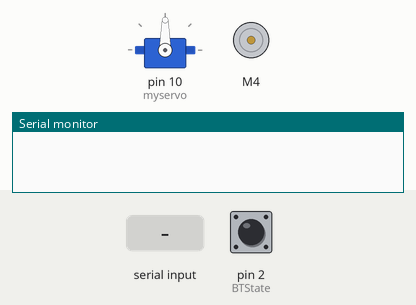
Bench run of a sketch on a simulated Arduino Uno, built with avr-gcc and run on an emulated ATmega328P. Parts: servo, DC motor (green arrow = forward, orange = backward, longer = faster), the last lines printed to the serial monitor. The inputs (shaded band) are chosen by the test bench; at power-on: pin 2 (BTState) HIGH.

Above: at 1.2 s.
1.3 s: byte 82 ('R') received over Serial
At 1.6 s:
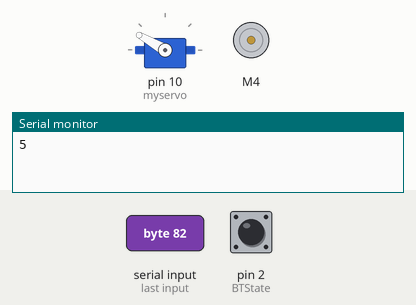
2.8 s: "F" received over Serial
At 4.0 s:
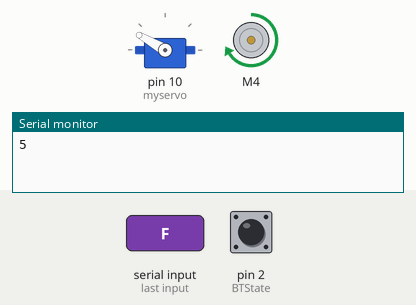
4.3 s: byte 74 ('J') received over Serial
At 5.1 s:
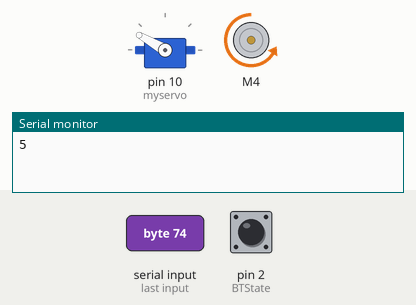
5.8 s: byte 76 ('L') received over Serial
At 6.2 s:
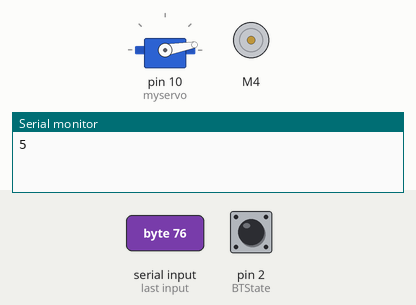
7.3 s: "G" received over Serial
At 8.5 s:
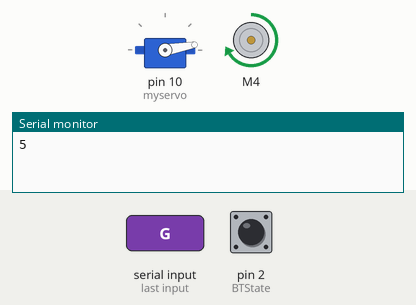
8.8 s: "B" received over Serial
At 9.7 s:
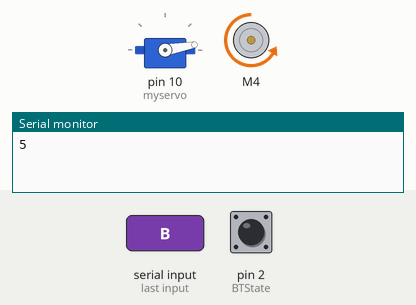
Timing chart, 0 to 11.3 s (numbered marks = the images above; inputs shaded):
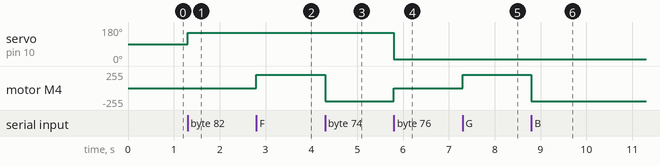

Measured:
- after the input at 1.3 s, servo on pin 10 (myservo): 90° → 150° at once
- after the input at 2.8 s, motor M4: stopped → forward 200/255 at once
- after the input at 4.3 s, motor M4: forward 200/255 → backward 200/255 at once
- after the input at 5.8 s, servo on pin 10 (myservo): 150° → 10° at once; motor M4: backward 200/255 → stopped at once
- after the input at 7.3 s, motor M4: stopped → forward 200/255 at once
- after the input at 8.8 s, motor M4: forward 200/255 → backward 200/255 at once

The sketch:

sketch_jun30a.ino
```cpp
#include <AFMotor.h>
#include <Servo.h>

// L293 Connection

// Bluetooth (HC-06 JY-MCU) State pin on pin 2 of Arduino
const int BTState = 2;
// Calculate Battery Level
const float maxBattery = 8.0; // Change value to your max battery voltage level!
int perVolt;                  // Percentage variable
float voltage = 0.0;          // Read battery voltage
int level;
// Use it to make a delay... without delay() function!
long previousMillis =
    -1000 * 10; // -1000*10=-10sec. to read the first value. If you use 0 then
                // you will take the first value after 10sec.
long interval = 1000 * 10; // interval at which to read battery voltage, change
                           // it if you want! (10*1000=10sec)
unsigned long currentMillis; // unsigned long currentMillis;
// Useful Variables
int i = 0;
int j = 0;
int state;
int vSpeed = 200; // Default speed, from 0 to 255
AF_DCMotor motor1(4);
Servo myservo; // create servo object to control a servo
int pos = 90;  // variable to store the servo position

void setup() {
  // Set pins as outputs:

  myservo.attach(10);

  // Initialize serial communication at 9600 bits per second:
  Serial.begin(9600);
}

void loop() {
  // Stop car when connection lost or bluetooth disconnected
  if (digitalRead(BTState) == LOW) {
    state = 'S';
  }

  // Save income data to variable 'state'
  if (Serial.available() > 0) {
    state = Serial.read();
  }

  // Change speed if state is equal from 0 to 4. Values must be from 0 to 255
  // (PWM)
  if (state == '0') {
    vSpeed = 0;
  } else if (state == '1') {
    vSpeed = 100;
  } else if (state == '2') {
    vSpeed = 180;
  } else if (state == '3') {
    vSpeed = 200;
  } else if (state == '4') {
    vSpeed = 255;
  }

  /***********************Forward****************************/
  // If state is equal with letter 'F', car will go forward!
  if (state == 'F') {
    motor1.run(FORWARD);
    motor1.setSpeed(vSpeed);

  }
  /**********************Forward Left************************/
  // If state is equal with letter 'G', car will go forward left
  else if (state == 'G') {
    motor1.run(FORWARD);
    motor1.setSpeed(vSpeed);
    myservo.write(10);
  }
  /**********************Forward Right************************/
  // If state is equal with letter 'I', car will go forward right
  else if (state == 'I') {
    motor1.run(FORWARD);
    motor1.setSpeed(vSpeed);
    myservo.write(150);
  }
  /***********************Backward****************************/
  // If state is equal with letter 'B', car will go backward
  else if (state == 'B') {
    motor1.run(BACKWARD);
    motor1.setSpeed(vSpeed);

  }
  /**********************Backward Left************************/
  // If state is equal with letter 'H', car will go backward left
  else if (state == 'H') {
    motor1.run(BACKWARD);
    motor1.setSpeed(vSpeed);
    myservo.write(10);

  }
  /**********************Backward Right************************/
  // If state is equal with letter 'J', car will go backward right
  else if (state == 'J') {
    motor1.run(BACKWARD);
    motor1.setSpeed(vSpeed);
    myservo.write(150);
  }
  /***************************Left*****************************/
  // If state is equal with letter 'L', wheels will turn left
  else if (state == 'L') {

    myservo.write(10);
    motor1.setSpeed(0);
  }
  /***************************Right*****************************/
  // If state is equal with letter 'R', wheels will turn right
  else if (state == 'R') {

    myservo.write(150);
    motor1.setSpeed(0);

    /************************Stop*****************************/
    // If state is equal with letter 'S', stop the car
    if (state == 'S') {
      myservo.write(90);
      motor1.setSpeed(0);
    }
    /***********************Battery*****************************/
    // Read battery voltage every 10sec.
    currentMillis = millis();
    if (currentMillis - (previousMillis) > (interval)) {
      previousMillis = currentMillis;
      // Read voltage from analog pin A0 and make calibration:
      voltage = (analogRead(A0) * 5.015 / 1024.0) * 11.132;
      // Calculate percentage...
      perVolt = (voltage * 100) / maxBattery;
      if (perVolt <= 75) {
        level = 0;
      } else if (perVolt > 75 && perVolt <= 80) {
        level = 1;
      } //        Battery level
      else if (perVolt > 80 && perVolt <= 85) {
        level = 2;
      } // Min ------------------------   Max
      else if (perVolt > 85 && perVolt <= 90) {
        level = 3;
      } //    | 0 | 1 | 2 | 3 | 4 | 5 | >
      else if (perVolt > 90 && perVolt <= 95) {
        level = 4;
      } //    ------------------------
      else if (perVolt > 95) {
        level = 5;
      }
      Serial.println(level);
    }
  }
}
```
